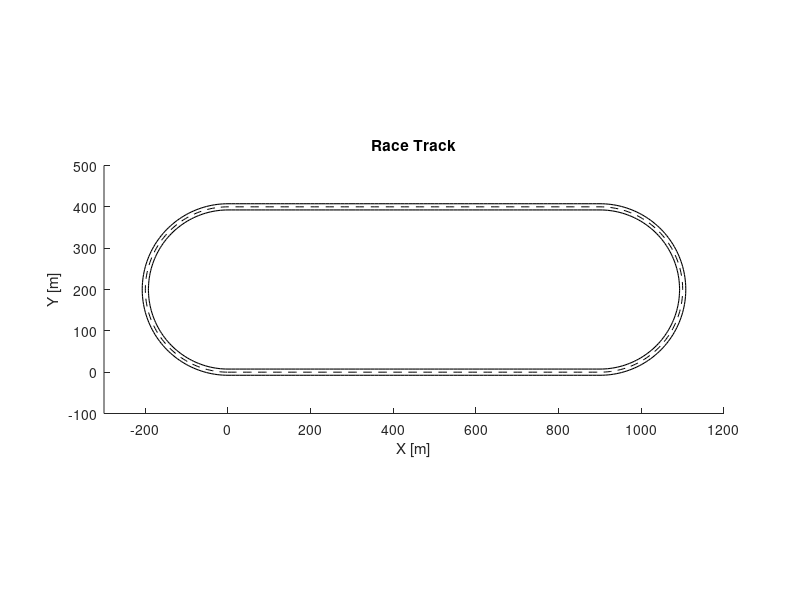

Reproduce this figure in MATLAB.
%%   ---------   Track Initialization for Project 4   ---------   %%
%%%   ------------------   TD := TrackData   -----------------   %%%


% Define Track Parameters
TD.R = 200;               % Radius of track curves         [m]
TD.LC = pi*TD.R;          % Length of track curves         [m] 
TD.LS = 900;              % Length of track straightaways  [m]
TD.W = 15;                % Track Width                    [m]
TD.HW = TD.W / 2;         % Half of Track Width            [m]    

TD.L_tot = 2*TD.LS + 2*TD.LC;      % Total Track Length    [m]
R = TD.R;

% Theoretical Angles for car to follow around track
Theoretical_Angles.theta1 = linspace(0, 0, 100);
Theoretical_Angles.theta2 = linspace(0, pi, 100);
Theoretical_Angles.theta3 = linspace(pi, pi, 100);
Theoretical_Angles.theta4 = linspace(pi, 2*pi, 100);
TD.theoretical_angle = [ Theoretical_Angles.theta1, Theoretical_Angles.theta2,...
                         Theoretical_Angles.theta3, Theoretical_Angles.theta4 ];


%%% --------------------- CREATE TRACK CENTERLINE --------------------- %%%

% First straight section
TD.x_straight1 = linspace(0, TD.LS, 100);            % [0, 900]        {100}
TD.y_straight1 = zeros(size(TD.x_straight1));        % [0, 0]          {100}

% First curve (semi-circle)
TD.theta1 = linspace(-pi/2, pi/2, 100);              % [-π/2, π/2]     {100} 
TD.x_curve1 = TD.LS + R*cos(TD.theta1);              % [900:900+R:900] {100}
TD.y_curve1 = R + R*sin(TD.theta1);                  % [0, 2R]         {100}

% Second straight section
TD.x_straight2 = linspace(TD.LS, 0, 100);            % [900, 0]        {100}
TD.y_straight2 = (2*R)*ones(size(TD.x_straight2));   % [2R, 2R]        {100}

% Second curve (semi-circle)
TD.theta2 = linspace(pi/2, 3*pi/2, 100);             % [π/2, 3π/2]     {100}
TD.x_curve2 = R*cos(TD.theta2);                      % [0:-R:0]        {100}
TD.y_curve2 = R + R*sin(TD.theta2);                  % [2R, 0]         {100}

% Combine arrays into X and Y array
TD.X_track = [TD.x_straight1, TD.x_curve1, TD.x_straight2, TD.x_curve2];
TD.Y_track = [TD.y_straight1, TD.y_curve1, TD.y_straight2, TD.y_curve2];


%%% ------------- COMPUTE INNER AND OUTER TRACK BOUNDARIES ------------ %%%

% Inner Tracklines
TD.x_straight_inner1 = linspace(0, TD.LS, 100);
TD.y_straight_inner1 = zeros(size(TD.x_straight1)) + TD.HW;

TD.x_curve_inner1 = TD.LS + (R - TD.HW) * cos(TD.theta1);
TD.y_curve_inner1 = R + (R - TD.HW) * sin(TD.theta1);

TD.x_straight_inner2 = linspace(TD.LS, 0, 100);
TD.y_straight_inner2 = (2*R - TD.HW) * ones(size(TD.x_straight2));

TD.x_curve_inner2 = (R - TD.HW) * cos(TD.theta2);
TD.y_curve_inner2 = R + (R - TD.HW) * sin(TD.theta2);

TD.X_inner = [TD.x_straight_inner1, TD.x_curve_inner1, TD.x_straight_inner2, TD.x_curve_inner2];
TD.Y_inner = [TD.y_straight_inner1, TD.y_curve_inner1, TD.y_straight_inner2, TD.y_curve_inner2];


% Outer Tracklines
TD.x_straight_outer1 = linspace(0, TD.LS, 100);
TD.y_straight_outer1 = zeros(size(TD.x_straight1)) - TD.HW;

TD.x_curve_outer1 = TD.LS + (R + TD.HW) * cos(TD.theta1);
TD.y_curve_outer1 = R + (R + TD.HW) * sin(TD.theta1);

TD.x_straight_outer2 = linspace(TD.LS, 0, 100);
TD.y_straight_outer2 = (2*R + TD.HW) * ones(size(TD.x_straight2));

TD.x_curve_outer2 = (R + TD.HW) * cos(TD.theta2);
TD.y_curve_outer2 = R + (R + TD.HW) * sin(TD.theta2);

TD.X_outer = [TD.x_straight_outer1, TD.x_curve_outer1, TD.x_straight_outer2, TD.x_curve_outer2];
TD.Y_outer = [TD.y_straight_outer1, TD.y_curve_outer1, TD.y_straight_outer2, TD.y_curve_outer2];


%%% -------------------------- PLOT THE TRACK ------------------------- %%%

hold on
plot(TD.X_track, TD.Y_track, 'k--');
plot(TD.X_inner, TD.Y_inner, 'k', 'LineWidth', 0.8);  % Inner boundary
plot(TD.X_outer, TD.Y_outer, 'k', 'LineWidth', 0.8);  % Outer boundary
axis equal
title('Race Track');
xlabel('X [m]');
ylabel('Y [m]');
axis([-300 1200 -100 500]);  % Fixes Aspect Ratio
